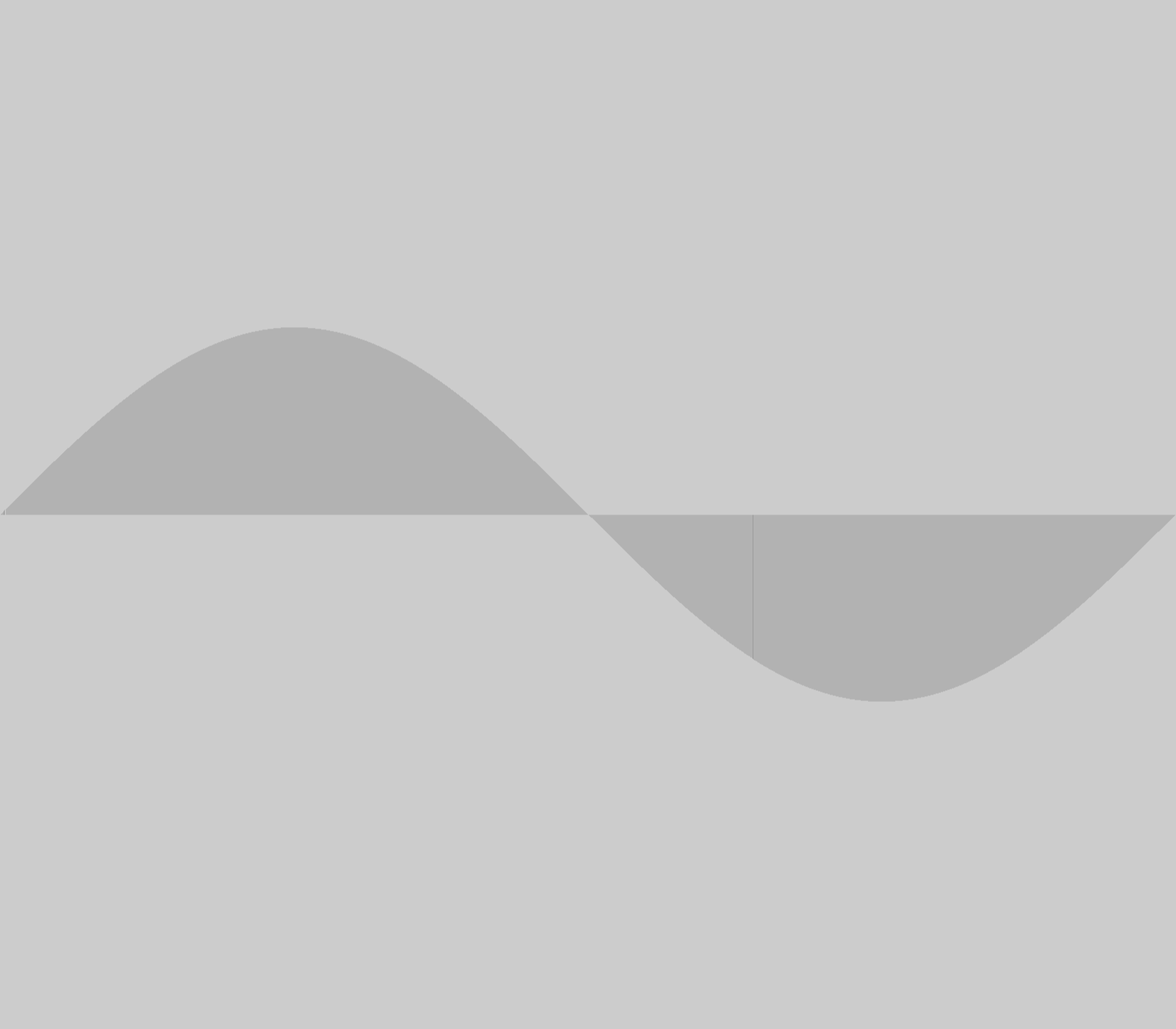
Frame 1 (no input)
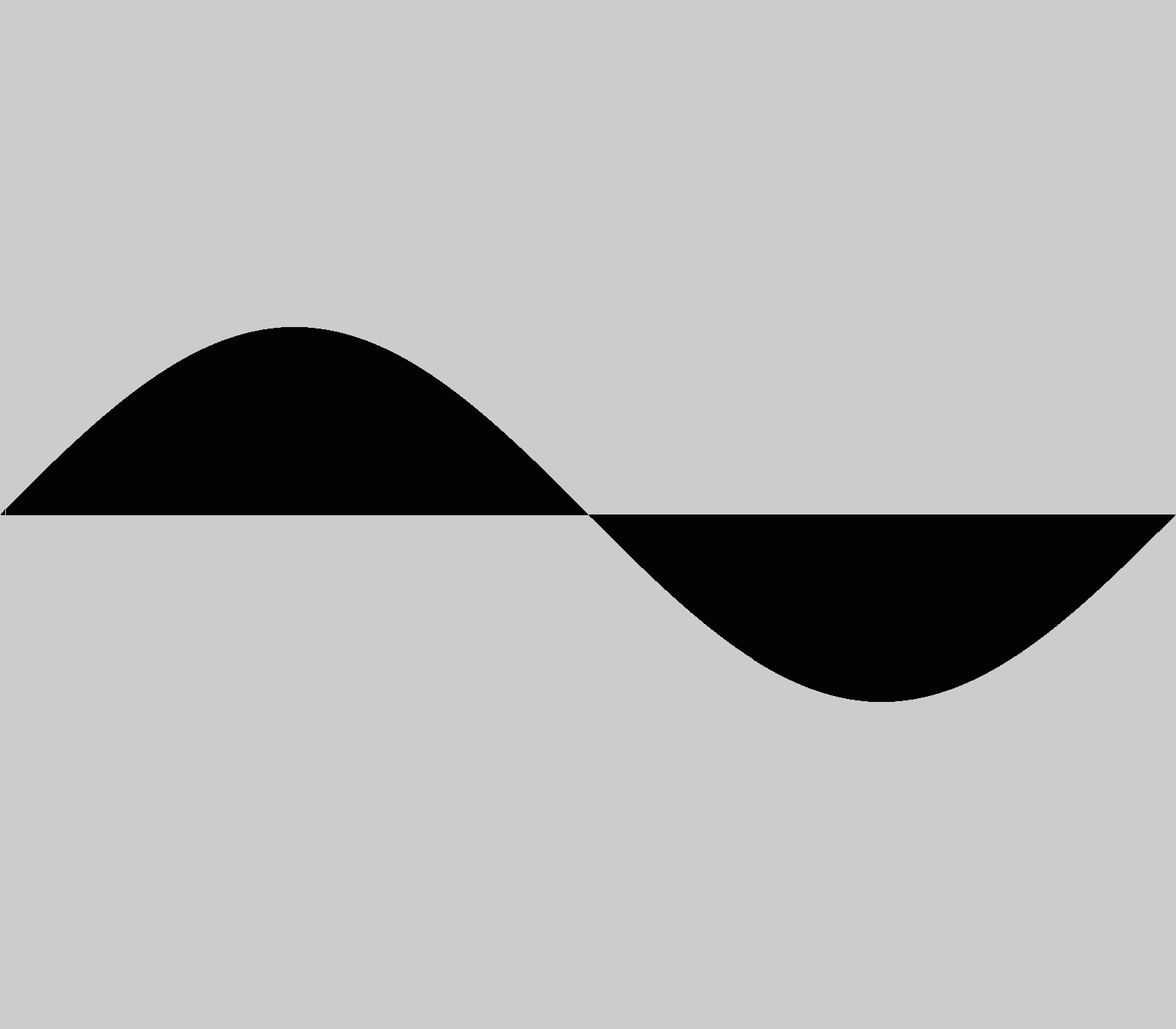
Frame 60 (the mouse pressed at the canvas centre just before this capture)
Frame 120 (the mouse held since frame 60 and released just before this capture): identical to frame 60, image omitted

The Processing sketch that drew these frames (run headless with seeded random() and noise(); from frame 60 on, the mouse is pressed at the canvas centre):

// Processing sketch: s03_transforms
// ── s03_transforms.pde
void setup() {
  size(1600,1400);
}

void draw() {
  strokeWeight(0); //strokeWeight(1);
//  line(0,0, 500,500);
// affine
   translate(0, height/2);
   float s = width / (2*PI);
   scale(s,-s);
  float dx =  (2*PI) / width;
  
//  for (float x = 0; x < 2*PI; x += dx) {
  float x = 0;
  for (int i = 0; i < width; i++, x += dx) {
     line(x, 0, x, sin(x)); 
  }
}
